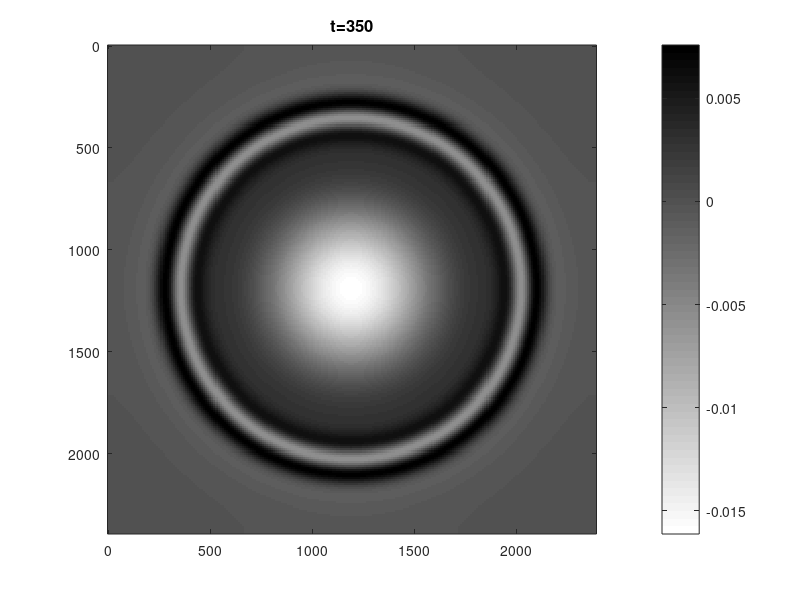

Here is the MATLAB script that generated this plot:
%%%%%% 2D velocity-stress viscoacoustic wave modeling %%%%%
%%%%%% fractional laplacians operators %%%%%%%%
%%%% Xing's method %%%%%%%%%%%
%%%%%%%%% homogeneous media %%%%%%%%%%

clear;clc;

dt=1e-3;%% time simple
fm=15; %%% domain frequency
tmax=350; %%time steps
to=1/fm;
t=-to:dt:(tmax-1)*dt-to;
rik=(1-2*(pi*fm.*t).^2).*exp(-(pi*fm.*t).^2);  %% wavelet

nxo=200;nzo=200;pml=20;
nx=nxo+2*pml;nz=nzo+2*pml;
dx=10;dz=10;
dkx=1/(nx*dx);dkz=1/(nz*dz);

vp=ones(nz,nx)*3000;  %velocity
dens=ones(nz,nx)*2000;%density
Qp=ones(nz,nx)*10; %% Q

xx=0:dx:(nx-1)*dx;
zz=0:dz:(nz-1)*dz;

kkx=zeros(nx,1);kkz=zeros(nz,1);
b1=1:1:nx;
b2=1:1:nz;

kkx(1:nx/2+1)=(2*pi*dkx*(b1(1:nx/2+1)-1));                
kkx(nx/2+2:end)=(2*pi*dkx*(nx+1-b1(nx/2+2:end)));
kkz(1:nz/2+1)=(2*pi*dkz*(b2(1:nz/2+1)-1));                 
kkz(nz/2+2:end)=(2*pi*dkz*(nz+1-b2(nz/2+2:end)));

k2w=zeros(nz,nx); % k^2
for j=1:nz
    for i=1:nx
        k2w(j,i)=(kkx(i)^2+kkz(j)^2);
    end
end
k2ww=k2w;
k2ww(1,1)=1e-8;

shiftx=ones(nx,1);
shiftz=ones(nz,1);
shiftx(1:nx/2+1)=exp(1i*pi/nx.*(b1(1:nx/2+1)-1));
shiftx(nx/2+2:nx)=exp(-1i*pi/nx.*(nx+1-b1(nx/2+2:nx)));
shiftz(1:nz/2+1)=exp(1i*pi/nz.*(b2(1:nz/2+1)-1));
shiftz(nz/2+2:nz)=exp(-1i*pi/nz.*(nz+1-b2(nz/2+2:nz)));

for i=pml+1:nxo+pml
   vp(1:pml,i)=vp(pml+1,i);
   vp(nzo+pml+1:nz,i)=vp(nzo+pml,i);
   
end 

for j=pml+1:nzo+pml
   vp(j,1:pml)=vp(j,pml+1);
   vp(j,nxo+pml+1:nx)=vp(j,nxo+pml);
end

vp(1:pml,1:pml)=vp(pml+1,pml+1);
vp(1:pml,nxo+pml+1:nx)=vp(pml+1,nxo+pml);
vp(nzo+pml+1:nz,1:pml)=vp(nzo+pml,pml+1);
vp(nzo+pml+1:nz,nxo+pml+1:nx)=vp(nzo+pml,nxo+pml);

bbx=ones(nz,nx);
bbz=ones(nz,nx);

for j=1:nz
    for i=1:nx-1
        bbx(j,i)=2/(dens(j,i+1)+dens(j,i));
    end
end
i=nx;
bbx(1:nz,i)=1./dens(1:nz,i);
for i=1:nx
    for j=1:nz-1
        bbz(j,i)=2/(dens(j+1,i)+dens(j,i));
    end
end
j=nz;
bbz(j,1:nx)=1./dens(j,1:nx);

rp=1/pi*atan(1./Qp);
wo=20*pi*fm;
vpc=vp.*(cos(0.5*atan(1./Qp)));

%%%%%%%%%%%%%%%   parameters  %%%%%%%%%%%%%%%%%%%%%%%
C1=-dens.*vpc.*rp.*wo;
C2=dens.*vpc.^2;
C3=dens.*vpc.^3.*rp./wo;

C4=pi*dens.*rp.*vpc;
C5=pi*dens.*vpc.^2.*rp.^2./wo;
%%%%%%%%%%%%%%%%%%%%%%%%%%%%%%%%%%%%%%%%%%%

pw1=k2ww.^(-0.5);
pw2=k2w.^0.5;

clear Clam Cmu Qp  vp  dens

p=zeros(nz,nx);
vx=zeros(nz,nx);vz=zeros(nz,nx);

midx1=zeros(nz,nx);midz1=zeros(nz,nx);
midx2=zeros(nz,nx);midz2=zeros(nz,nx);

midd2=zeros(nz,nx);
midxx1=zeros(nz,nx);
midzz1=zeros(nz,nx);
middd2=zeros(nz,nx);

zs=nz/2;xs=nx/2;

%%%%%%%%%% pml parameters %%%%%%%%%%
% kmax=0;
% alpha_max=pi*fm;                        %%% not equal zero value
% n1=2;n2=1;n3=1;
% R=1e-5;vmax=5000;
% widthx=pml*dx; 
% widthz=pml*dz;
% dmax_x=(1+n1+n2)*vmax*log(1/R)/(2*widthx);
% dmax_z=(1+n1+n2)*vmax*log(1/R)/(2*widthz);
% 
% int_dx_lf=zeros(1,pml);int_dx_rg=zeros(1,pml);
% half_dx_lf=zeros(1,pml);half_dx_rg=zeros(1,pml);
% 
% int_dz_up=zeros(1,pml);int_dz_dw=zeros(1,pml);
% half_dz_up=zeros(1,pml);half_dz_dw=zeros(1,pml);
% 
% int_kx_lf=zeros(1,pml);int_kx_rg=zeros(1,pml);
% half_kx_lf=zeros(1,pml);half_kx_rg=zeros(1,pml);
% 
% int_kz_up=zeros(1,pml);int_kz_dw=zeros(1,pml);
% half_kz_up=zeros(1,pml);half_kz_dw=zeros(1,pml);
% 
% int_alphax_lf=zeros(1,pml);int_alphax_rg=zeros(1,pml);
% half_alphax_lf=zeros(1,pml);half_alphax_rg=zeros(1,pml);
% 
% int_alphaz_up=zeros(1,pml);int_alphaz_dw=zeros(1,pml);
% half_alphaz_up=zeros(1,pml);half_alphaz_dw=zeros(1,pml);
% 
% %%%% int
% int_dx_lf(1:pml)=dmax_x.*(((pml-1)*dx-xx(1:pml))/widthx).^(n1+n2);
% int_dx_rg(1:pml)=dmax_x.*((xx(nx-pml+1:nx)-(nx-pml)*dx)/widthx).^(n1+n2);
% int_dz_up(1:pml)=dmax_z.*(((pml-1)*dz-zz(1:pml))/widthz).^(n1+n2);
% int_dz_dw(1:pml)=dmax_z.*((zz(nz-pml+1:nz)-(nz-pml)*dz)/widthz).^(n1+n2);
% 
% int_alphax_lf(1:pml)=alpha_max.*(xx(1:pml)./((pml-1)*dx)).^n3;
% int_alphax_rg(1:pml)=alpha_max.*(((nx-1)*dx-xx(nx-pml+1:nx))./((pml-1)*dx)).^n3;
% int_alphaz_up(1:pml)=alpha_max.*(zz(1:pml)./((pml-1)*dz)).^n3;
% int_alphaz_dw(1:pml)=alpha_max.*(((nz-1)*dz-zz(nz-pml+1:nz))./((pml-1)*dz)).^n3;
% 
% int_kx_lf(1:pml)=1+kmax.*(((pml-1)*dx-xx(1:pml))/widthx).^n1;
% int_kx_rg(1:pml)=1+kmax.*((xx(nx-pml+1:nx)-(nx-pml)*dx)/widthx).^n1;
% int_kz_up(1:pml)=1+kmax.*(((pml-1)*dz-zz(1:pml))/widthz).^n1;
% int_kz_dw(1:pml)=1+kmax.*((zz(nz-pml+1:nz)-(nz-pml)*dz)/widthz).^n1;
% %%%% half
% half_dx_lf(1:pml)=dmax_x.*((pml-0.5:-1:0.5)./pml).^(n1+n2);
% half_dx_rg(1:pml)=half_dx_lf(pml:-1:1);
% half_dz_up(1:pml)=dmax_z.*((pml-0.5:-1:0.5)./pml).^(n1+n2);
% half_dz_dw(1:pml)=half_dz_up(pml:-1:1);
% 
% half_alphax_lf(1:pml)=alpha_max.*((-0.5:1:pml-1.5)./(pml-1)).^n3;
% half_alphax_rg(1:pml)=half_alphax_lf(pml:-1:1);
% 
% half_alphaz_up(1:pml)=alpha_max.*((-0.5:1:pml-1.5)./(pml-1)).^n3;
% half_alphaz_dw(1:pml)=half_alphaz_up(pml:-1:1);
% 
% half_kx_lf(1:pml)=1+kmax.*((pml-0.5:-1:0.5)./pml).^n1;
% half_kx_rg(1:pml)=half_kx_lf(pml:-1:1);
% half_kz_up(1:pml)=1+kmax.*((pml-0.5:-1:0.5)./pml).^n1;
% half_kz_dw(1:pml)=half_kz_up(pml:-1:1);
% 
% fi_vx_lf=zeros(nz,pml);fi_vx_rg=zeros(nz,pml);
% fi_vz_up=zeros(pml,nx);fi_vz_dw=zeros(pml,nx);
% 
% fi_vx_up=zeros(pml,nx);fi_vx_dw=zeros(pml,nx);
% fi_vz_lf=zeros(nz,pml);fi_vz_rg=zeros(nz,pml);
% 
% fi_strxx_lf=zeros(nz,pml);fi_strxx_rg=zeros(nz,pml);
% fi_strzz_up=zeros(pml,nx);fi_strzz_dw=zeros(pml,nx);
%%%%%%%%%%%%%%%%%%%%%%%%%%%%%
%%%%%%%%%%%%%%%%%%%%%%%%%%%%%

midxxzz_f=zeros(nz,nx);
midxz_f=zeros(nz,nx);
midx_f=zeros(nz,nx);
midz_f=zeros(nz,nx);
midzx_f=zeros(nz,nx);

%re=zeros(tmax,nx);
recx=fopen('trace_xing.dat','wb');

fx=fopen('snap_xing.dat','wb');


for t=1:tmax
    
    %  vx  %%%%%%%%%%%%%%%%%%%%%%%%%%%%%%%
    fft_px=fft(p,[],2);    
   %%% rightward shift dx/2
    for j=1:nz
        midx1(j,1:nx)=((kkx./shiftx))'.*fft_px(j,1:nx);
        midx1(j,1:nx/2+1)=1i*midx1(j,1:nx/2+1);
        midx1(j,nx/2+2:nx)=-1i*midx1(j,nx/2+2:nx);
    end
    p_x=real(ifft(midx1,[],2));  % pxx to x

    
%      for j=1:nz
%         tem1=half_dx_lf(2:pml)./half_kx_lf(2:pml)+half_alphax_lf(2:pml); 
%         bxx=exp(-dt.*tem1);
%         tem2=(half_kx_lf(2:pml).^2).*tem1;
%         axx=half_dx_lf(2:pml)./tem2.*(bxx-1);
%         sumxx=p_x(j,1:pml-1);              %%%%
%         fi_strxx_lf(j,1:pml-1)=bxx.*fi_strxx_lf(j,1:pml-1)+axx.*sumxx;
%         tem3=(1-half_kx_lf(2:pml))./half_kx_lf(2:pml).*sumxx;
%         p_x(j,1:pml-1)=p_x(j,1:pml-1)+fi_strxx_lf(j,1:pml-1)+tem3;
%         
%         tem1=tem1(end:-1:1);
%         bxx=bxx(end:-1:1);
%         tem2=tem2(end:-1:1);
%         axx=axx(end:-1:1);
%         sumxx=p_x(j,nx-pml+1:nx-1);   %%%%
%         fi_strxx_rg(j,1:pml-1)=bxx.*fi_strxx_rg(j,1:pml-1)+axx.*sumxx;
%         tem3=(1-half_kx_rg(1:pml-1))./half_kx_rg(1:pml-1).*sumxx;
%         p_x(j,nx-pml+1:nx-1)=p_x(j,nx-pml+1:nx-1)+fi_strxx_rg(j,1:pml-1)+tem3;
%     end

    vx=vx+dt*bbx.*(p_x);
    
    
    %%%%%% vz %%%%%%%%%%%%%%%% 
    fft_pz=fft(p,[],1);   
    
    %%% upward shift dz/2
    for i=1:nx    
        midz2(1:nz,i)=((kkz.*shiftz)).*fft_pz(1:nz,i);  
        midz2(1:nz/2+1,i)=1i*midz2(1:nz/2+1,i);
        midz2(nz/2+2:nz,i)=-1i*midz2(nz/2+2:nz,i);
    end
    p_z=real(ifft(midz2,[],1)); % pzz to z
    

%     for i=1:nx
%         tem1=half_dz_up(2:pml)./half_kz_up(2:pml)+half_alphaz_up(2:pml);  
%         bzz=exp(-dt.*tem1);
%         tem2=(half_kz_up(2:pml).^2).*tem1;
%         azz=half_dz_up(2:pml)./tem2.*(bzz-1);
%         sumzz=p_z(1:pml-1,i);                                              
%         fi_strzz_up(1:pml-1,i)=(bzz').*fi_strzz_up(1:pml-1,i)+(azz').*sumzz;
%         tem3=(1-half_kz_up(2:pml))./half_kz_up(2:pml).*sumzz';
%         p_z(1:pml-1,i)=p_z(1:pml-1,i)+fi_strzz_up(1:pml-1,i)+tem3';
% 
%         
%         tem1=tem1(end:-1:1);
%         bzz=bzz(end:-1:1);
%         tem2=tem2(end:-1:1);
%         azz=azz(end:-1:1);
%         sumzz=p_z(nz-pml+1:nz-1,i);                              
%         fi_strzz_dw(1:pml-1,i)=(bzz').*fi_strzz_dw(1:pml-1,i)+(azz').*sumzz;
%         tem3=(1-half_kz_dw(1:pml-1))./half_kz_dw(1:pml-1).*sumzz';
%         p_z(nz-pml+1:nz-1,i)=p_z(nz-pml+1:nz-1,i)+fi_strzz_dw(1:pml-1,i)+tem3';
%     end


    vz=vz+dt*bbz.*(p_z);

    %%%%%%%%%%%%%%%%%%%%%%%%%%%%%%%%%%% p   %%%%%%%%%%%%%%%%%%%%%%%%%%%%%%%%%%%%%
   
     fft_vxx=fft(vx,[],2);
     fft_vzz=fft(vz,[],1);
    
     %%% ���� dx/2
    for j=1:nz
        midx1(j,1:nx)=((kkx.*shiftx))'.*fft_vxx(j,1:nx);
        midx1(j,1:nx/2+1)=1i*midx1(j,1:nx/2+1);
        midx1(j,nx/2+2:nx)=-1i*midx1(j,nx/2+2:nx);
    end
     %%% ���� dz/2
    for i=1:nx    
        midz1(1:nz,i)=((kkz./shiftz)).*fft_vzz(1:nz,i);  
        midz1(1:nz/2+1,i)=1i*midz1(1:nz/2+1,i);
        midz1(nz/2+2:nz,i)=-1i*midz1(nz/2+2:nz,i);
    end
   
    mid1=real(ifft(midx1,[],2));  %%% vx to x
    mid2=real(ifft(midz1,[],1));  %%% vz to z
    
    %%%% calculate fi_vx and fi_vz
%      for i=1:nx
%         temp11=int_dz_up(1:pml)./int_kz_up(1:pml)+int_alphaz_up(1:pml);
%         bz=exp(-dt.*temp11);
%         temp22=(int_kz_up.^2).*temp11;
%         az=int_dz_up./temp22.*(bz-1);
%         sumz=mid2(1:pml,i);
%         fi_vz_up(1:pml,i)=(bz').*fi_vz_up(1:pml,i)+(az').*sumz;
%         temp33=(1-int_kz_up)./int_kz_up.*sumz';
%         mid2(1:pml,i)=mid2(1:pml,i)+fi_vz_up(1:pml,i)+temp33';
%         
%         temp11=temp11(end:-1:1);
%         bz=bz(end:-1:1);
%         temp22=temp22(end:-1:1);
%         az=az(end:-1:1);
%         sumz=mid2(nz-pml+1:nz,i);
%         fi_vz_dw(1:pml,i)=(bz').*fi_vz_dw(1:pml,i)+(az').*sumz;
%         temp33=(1-int_kz_dw)./int_kz_dw.*sumz';
%         mid2(nz-pml+1:nz,i)=mid2(nz-pml+1:nz,i)+fi_vz_dw(1:pml,i)+temp33';
%     end
%     
%     %%% disturb mid1, fi_vx_lf and fi_vx_rg
%      for j=1:nz
%         temp1=int_dx_lf(1:pml)./int_kx_lf(1:pml)+int_alphax_lf(1:pml);
%         bx=exp(-dt.*temp1);
%         temp2=(int_kx_lf.^2).*temp1;
%         ax=int_dx_lf./temp2.*(bx-1);
%         sumx=mid1(j,1:pml);
%         fi_vx_lf(j,1:pml)=bx.*fi_vx_lf(j,1:pml)+ax.*sumx;
%         temp3=(1-int_kx_lf)./int_kx_lf.*sumx;
%         mid1(j,1:pml)=mid1(j,1:pml)+fi_vx_lf(j,1:pml)+temp3;
%         
%         temp1=temp1(end:-1:1);
%         bx=bx(end:-1:1);
%         temp2=temp2(end:-1:1);
%         ax=ax(end:-1:1);
%         sumx=mid1(j,nx-pml+1:nx);
%         fi_vx_rg(j,1:pml)=bx.*fi_vx_rg(j,1:pml)+ax.*sumx;
%         temp3=(1-int_kx_rg)./int_kx_rg.*sumx;
%         mid1(j,nx-pml+1:nx)=mid1(j,nx-pml+1:nx)+fi_vx_rg(j,1:pml)+temp3;
%      end
    
     midxz=mid1+mid2;
     fft_mid3=fft2(midxz);
 
     md1p=C1.*(real(ifft2(pw1.*fft_mid3)));
     md2p=C2.*(real(ifft2(fft_mid3)));
     md3p=C3.*(real(ifft2(pw2.*fft_mid3)));
     
     md1tp=C4.*(real(ifft2(pw1.*fft_mid3))-real(ifft2(pw1.*midxxzz_f)))/dt;
     md2tp=C5.*(real(ifft2(fft_mid3))-real(ifft2(midxxzz_f)))/dt;
     

     midxxzz_f=fft_mid3;

     p=p+dt*(md1p+md2p+md3p+md1tp+md2tp);
     
     fwrite(fx,p,'float');
     
 p(zs,xs)=p(zs,xs)+rik(t);
    %%%%%%%%%%%%%%%%%%
    
    
    
 %%%%%%%%%   
%     mx=max(max(vx));
%     mn=min(min(vx));
    if(mod(t+5,5)==0)
        figure(16)
        imagesc(xx,zz,p)
        colorbar
        colormap(flipud(gray))
        axis image
%         caxis([mn mx]/1000)
        set(gcf,'color','w')
        title(['t=',num2str(t)],'fontsize',12)
        pause(0.001)
    end
       poux(t,:)=p(pml+80,pml+1:nx-pml);
      
       
    
 end
 fwrite(recx,poux,'float');


fclose(recx)
fclose(fx)
